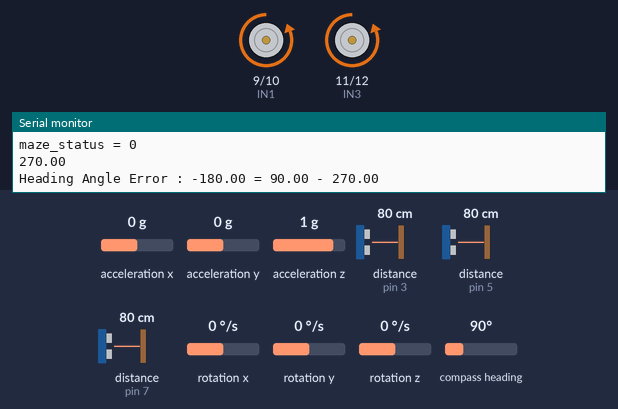
Recording of a sketch running on a simulated Arduino Uno, built with avr-gcc and run on an emulated ATmega328P. Parts: motor-driver pin pairs drawn as motors (green arrow = first pin HIGH = forward, orange = second pin HIGH = backward, longer = more drive, scaled by the enable pin), the last lines printed to the serial monitor. Inputs (shaded band) come from the test bench; at power-on: compass heading 90°, acceleration x 0 g, acceleration y 0 g, acceleration z 1 g, distance to the obstacle (sensors on pin 3, pin 5, pin 7) 80 cm, rotation x 0 °/s, rotation y 0 °/s, rotation z 0 °/s. The echo pulse lasts 58.3 µs per cm.

Above: at 1.2 s.
1.3 s: compass heading set to 85°
At 2.5 s:
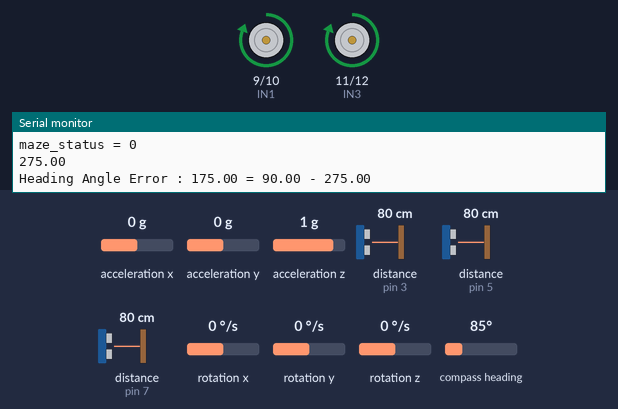
2.8 s: compass heading set to 269°
At 4.0 s:
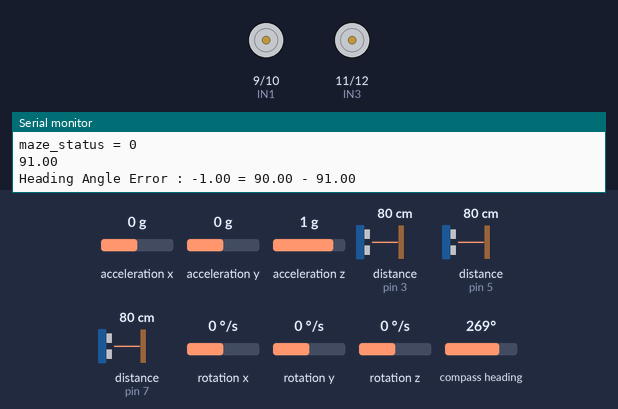
4.3 s: compass heading set to 253°
At 5.5 s:
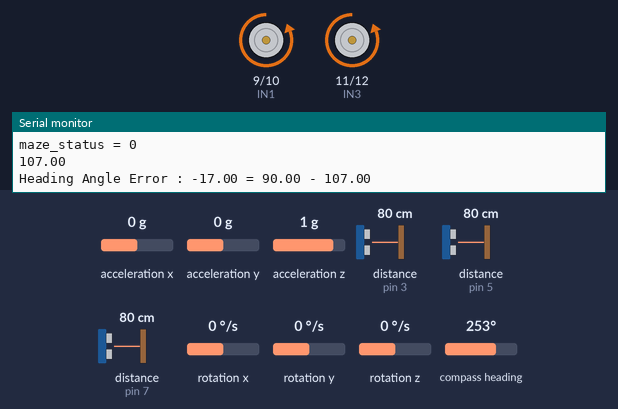
Timing chart, 0 to 7.3 s (numbered marks = the images above; inputs shaded):
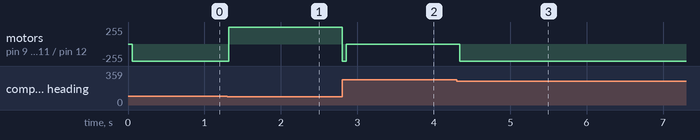

The sketch:

IMU_360_degree.ino
```cpp
///////////////////// IMU //////////////////////
#include <Wire.h>
#include <LSM303.h>

#define THRESHOLD_ANGLE 10

LSM303 compass;

float heading_angle      = 0.0;
float init_heading_angle = 17.0;   // 초기 방향
float target_heading_angle = 90;
float heading_angle_error = 0.0;  // error 값


//////////////////////////sonar//////////////////////////
#include <NewPing.h>

#define SONAR_NUM 3      // Number of sensors.
#define MAX_DISTANCE 150 // Maximum distance (in cm) to ping.
#define WALL_GAP_DISTANCE      400 //mm 단위
#define WALL_GAP_DISTANCE_HALF 200 //mm 단위
#define MOTOR_PWM_OFFSET 10

#define Front 0
#define Left  1
#define Right 2

#define TRIG1 2
#define ECHO1 3

#define TRIG2 4
#define ECHO2 5

#define TRIG3 6
#define ECHO3 7
NewPing sonar[SONAR_NUM] = {   // Sensor object array.
  NewPing(TRIG1, ECHO1, MAX_DISTANCE), // Each sensor's trigger pin, echo pin, and max distance to ping.
  NewPing(TRIG2, ECHO2, MAX_DISTANCE),
  NewPing(TRIG3, ECHO3, MAX_DISTANCE)


};

float front_sonar1  = 0.0;
float left_sonar1   = 0.0;
float right_sonar1  = 0.0;

float front_sonar2  = 0.0;
float left_sonar2   = 0.0;
float right_sonar2  = 0.0;

float front_sonar3  = 0.0;
float left_sonar3   = 0.0;
float right_sonar3  = 0.0;

float front_sonar  = 0.0;
float left_sonar   = 0.0;
float right_sonar  = 0.0;


/////////////////// L298 ////////////////////
#define ENA 8
#define IN1 9
#define IN2 10
#define IN3 11
#define IN4 12
#define ENB 13

/////////////// Maze Status /////////////////////
int maze_status = 0;

void setup()
{
  // put your setup code here, to run once:

  pinMode (ENA, OUTPUT);
  pinMode (IN1, OUTPUT);
  pinMode (IN2, OUTPUT);

  pinMode (IN3, OUTPUT);
  pinMode (IN4, OUTPUT);
  pinMode (ENB, OUTPUT);


  Serial.begin(115200); // 통신속도를 115200으로 정의함

  Wire.begin();  // IMU initiallize
  compass.init();
  compass.enableDefault();

  /*
    Calibration values; the default values of +/-32767 for each axis
    lead to an assumed magnetometer bias of 0. Use the Calibrate example
    program to determine appropriate values for your particular unit.
  */
  compass.m_min = (LSM303::vector<int16_t>) {-32767, -32767, -32767};
  compass.m_max = (LSM303::vector<int16_t>) {+32767, +32767, +32767};

}

  void motor_R_control(int motor_speed_R) // 모터 A의 속도(speed)제어
  {
    if (motor_speed_R >= 0)
    {
      digitalWrite(IN1, HIGH);         //모터의 방향 제어
      digitalWrite(IN2, LOW);
      if(motor_speed_R>=255) motor_speed_R = 255;
      analogWrite(ENA, motor_speed_R); //모터의 속도 제어
    }
    else
    {
      digitalWrite(IN1, LOW);
      digitalWrite(IN2, HIGH);
      if(motor_speed_R<=-255) motor_speed_R = -255;
      analogWrite(ENA, -motor_speed_R);
    }
  }


  void motor_L_control(int motor_speed_L) // 모터 A의 속도(speed)제어
  {
    if (motor_speed_L >= 0)
    {
      digitalWrite(IN3, LOW);         //모터의 방향 제어
      digitalWrite(IN4, HIGH);
      if(motor_speed_L>=255) motor_speed_L = 255;
      analogWrite(ENB, motor_speed_L); //모터의 속도 제어
    }
    else
    {
      digitalWrite(IN3, HIGH);
      digitalWrite(IN4, LOW);
      if(motor_speed_L<=-255) motor_speed_L = -255;
      analogWrite(ENB, -motor_speed_L);
    }
  }


  void check_maze_status(void)
  {
    if ( (left_sonar >= 0) && (left_sonar <= WALL_GAP_DISTANCE_HALF  ) && (right_sonar >= 0) && (right_sonar <= WALL_GAP_DISTANCE_HALF  ) && (front_sonar >= 0) && (front_sonar <= WALL_GAP_DISTANCE_HALF  ))

    {
      maze_status = 4;
      Serial.println("maze_status = 4");
    }
    else if ( (left_sonar >= 0) && (left_sonar <= WALL_GAP_DISTANCE_HALF  ) && (right_sonar >= 0) && (right_sonar <= WALL_GAP_DISTANCE_HALF  ) && (front_sonar >= WALL_GAP_DISTANCE_HALF  ) )
    {
      maze_status = 1;
      Serial.println("maze_status = 1");
    }
    else if ( (left_sonar >= 0) && (left_sonar <= WALL_GAP_DISTANCE_HALF  ) && (front_sonar >= 0) && (front_sonar <= WALL_GAP_DISTANCE_HALF  ) )
    {
      maze_status = 2;
      Serial.println("maze_status = 2");
    }
    else if ( (right_sonar >= 0) && (right_sonar <= WALL_GAP_DISTANCE_HALF  ) && (front_sonar >= 0) && (front_sonar <= WALL_GAP_DISTANCE_HALF  ) )
    {
      maze_status = 3;
      Serial.println("maze_status = 3");
    }
    else
    {
      maze_status = 0;
      Serial.println("maze_status = 0");
    }
  }

  //먼저 left_pwm =0;  right_pwm =100; 으로 해서 왼쪽 오른쪽 방향 찾기
  void wall_collision_avoid(int base_speed)
  {
    float error = 0.0;
    float Kp = 0.26;       //나중에 조정해야 할 것
    int pwm_conrol = 0; // pwm을 0으로 초기화
    int right_pwm = 0;  // 모터속도 0으로 초기화
    int left_pwm = 0;   // 모터속도 0으로 초기화

    error = (right_sonar - left_sonar);
    error = Kp * error;

    if (error >=  40) error =  40;
    if (error <= -40) error = -40;

    right_pwm = base_speed - error;
    left_pwm  = base_speed + error * 1.5 ;

    if (right_pwm <= 0) right_pwm = 0;
    if (left_pwm  <= 0) left_pwm  = 0;

    if (right_pwm >= 120) right_pwm = 120;
    if (left_pwm  >= 120) left_pwm  = 120;
/*
    motor_A_control(HIGH, right_pwm); // 오른쪽 전진
    motor_B_control(HIGH, left_pwm); // 왼쪽 전진
*/
  }

  void imu_rotation(void)
  {
     compass.read();
    float heading1 = compass.heading();
    compass.read();
    float heading2 = compass.heading();

    float heading = (heading1 + heading2) / 2;


    heading = 360 - heading; // 회전 좌표계를 반시계 방향으로 할 것

    Serial.println(heading);

    heading_angle_error = target_heading_angle - heading;

    if(heading_angle_error > 180)
    {
        heading_angle_error = heading_angle_error - 360;
    }
    else if(heading_angle_error < -180)
    {
        heading_angle_error = heading_angle_error + 360;
    }
    else
    {


    }
   Serial.print("Heading Angle Error : ");
   Serial.print(heading_angle_error); //heading_angle error 표시
   Serial.print(" = ");
   Serial.print(target_heading_angle);
   Serial.print(" - ");
   Serial.println(heading); //heading_angle 표시


    if(heading_angle_error > THRESHOLD_ANGLE) // 반시계방향으로 회전
    {
        motor_L_control(-160);
        motor_R_control(160);
    }
    else if((heading_angle_error >=-THRESHOLD_ANGLE) && (heading_angle_error <=THRESHOLD_ANGLE)) // 정지
    {
      motor_L_control(0);
      motor_R_control(0);
    }
    else // heading_angle_error <-THRESHOLD_ANGLE // 시계방향으로 회전
    {
      motor_L_control(140);
      motor_R_control(-140);
    }

  }
  void loop(){
    // put your main code here, to run repeatedly:

    float front_sonar1 = sonar[Front].ping_cm() * 10;
    float left_sonar1  = sonar[Left].ping_cm() * 10;
    float right_sonar1 = sonar[Right].ping_cm() * 10;

    float front_sonar2 = sonar[Front].ping_cm() * 10;
    float left_sonar2  = sonar[Left].ping_cm() * 10;
    float right_sonar2 = sonar[Right].ping_cm() * 10;

    float front_sonar3 = sonar[Front].ping_cm() * 10;
    float left_sonar3  = sonar[Left].ping_cm() * 10;
    float right_sonar3 = sonar[Right].ping_cm() * 10;

    front_sonar = (front_sonar1 + front_sonar2 + front_sonar3) / 3;
    left_sonar  = (left_sonar1 + left_sonar2 + left_sonar3) / 3;
    right_sonar = (right_sonar1 + right_sonar2 + right_sonar3) / 3;

    if (front_sonar == 0.0) front_sonar = MAX_DISTANCE * 10; // 0.0 출력이 최댓값이므로
    if (left_sonar  == 0.0) left_sonar = MAX_DISTANCE * 10;
    if (right_sonar == 0.0) right_sonar = MAX_DISTANCE * 10;

    Serial.print("L:"); Serial.print(left_sonar); Serial.print(" ");
    Serial.print("F:"); Serial.print(front_sonar); Serial.print(" ");
    Serial.print("R:"); Serial.println(right_sonar);


    check_maze_status();
    imu_rotation();
  }

  /*
     if(maze_status == 4) // 왼 가 오
    {
      Serial.println("Rotate CCW");
      motor_A_control(HIGH,130); // 오른쪽 전진
      motor_B_control(LOW,130); // 오른쪽 후진
      delay(930);
    }
    else if( maze_status == 1) // 왼 오
    {
      Serial.println("run straight");
      wall_collision_avoid(70);
    }
     else if( maze_status == 2) //왼 가
    {
      Serial.println("Rotate CCW");
      motor_A_control(LOW,100);
      motor_B_control(HIGH,100);
      delay(560);
    }
     else if ( maze_status == 3) //가 오
    {
      Serial.println("Rotate CCW");
      motor_A_control(HIGH,100);
      motor_B_control(LOW,100);
      delay(540);
    }
     else
    {
      Serial.println("Go straight");
      motor_A_control(HIGH, 70);
      motor_B_control(HIGH, 70);
    }
  */
```

Measured:
- the behaviour switches between 90 and 89° on compass heading (found by bisection; images 0 and 1)
- the behaviour switches between 260 and 259° on compass heading (found by bisection; images 2 and 3)
- after the input at 1.3 s, motor on pin 9 (IN1) / pin 10 (IN2), motor on pin 11 (IN3) / pin 12 (IN4): backward 255/255 → forward 255/255 at once
- after the input at 2.8 s, motor on pin 9 (IN1) / pin 10 (IN2), motor on pin 11 (IN3) / pin 12 (IN4): forward 255/255 → stopped at once
- after the input at 4.3 s, motor on pin 9 (IN1) / pin 10 (IN2), motor on pin 11 (IN3) / pin 12 (IN4): stopped → backward 255/255 at once
